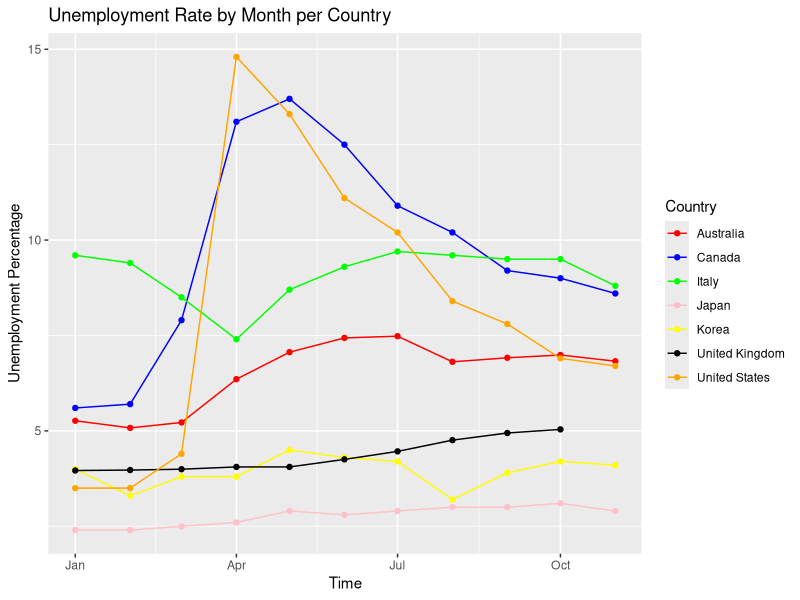
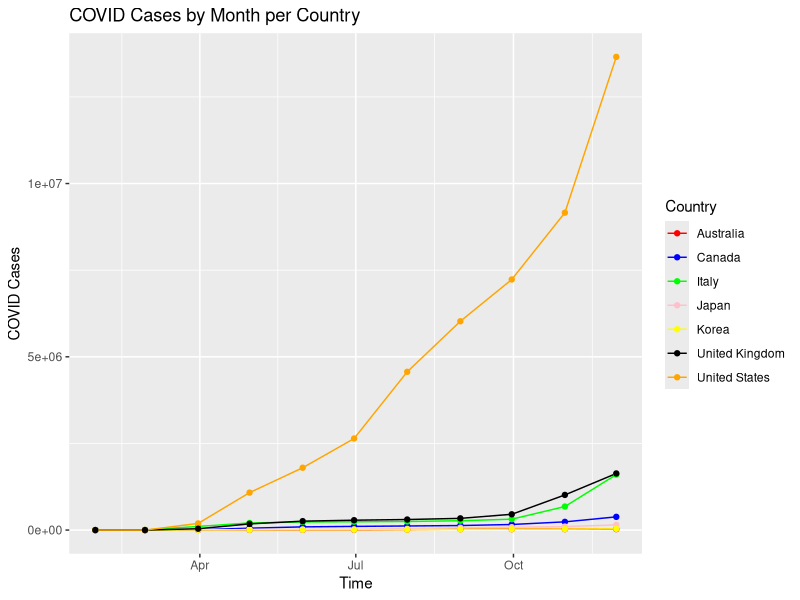
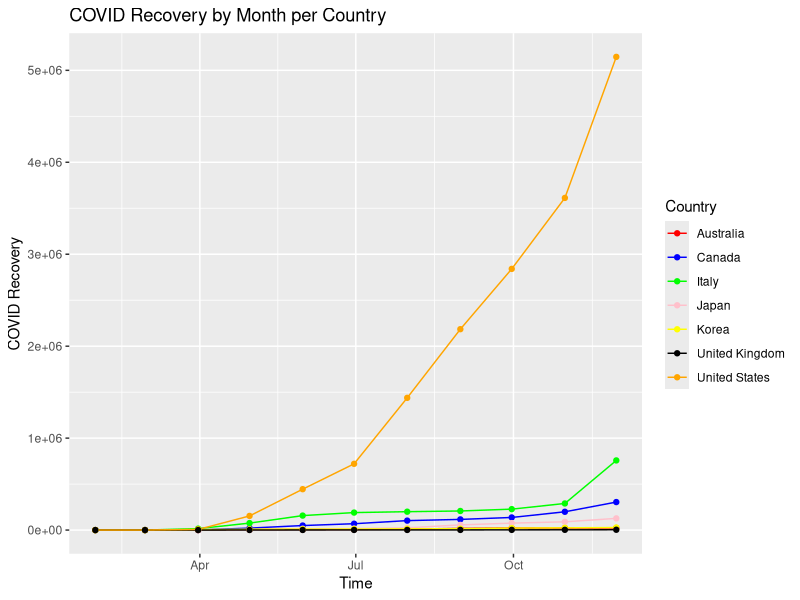
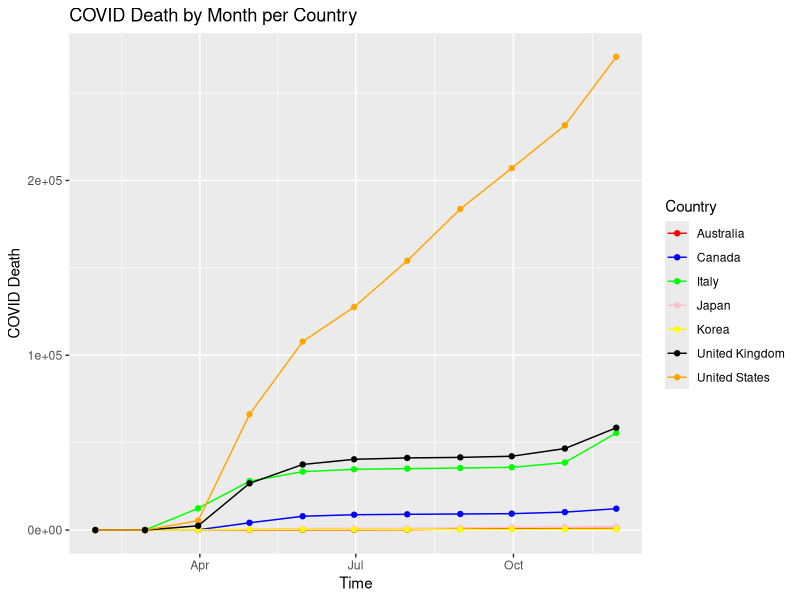

Here is the R script that generated these plots, in order: (Note: this script raises an error after producing the figures.)
## ---- chunk 1
knitr::opts_chunk$set(echo = FALSE)
## ---- chunk 2
library(ggplot2)
library(dplyr)
library(tidyr)
library(tidyverse)
library(R.utils)
#Covid data file, Columns broken into (Date, Country, Confirmed, Recovered, Deaths) 
covid.df <- read.csv(file="countries-aggregated_csv.csv")
covid.df$Country <- as.factor(covid.df$Country)

#Fixing the datasheet regarding unemployment values, only selecting (Country, Date, Percentage of Unemployed)
unemployment_all.df <- read.csv(file="Unemployment Rates_All Persons_2019M1-2020M12.csv")
unemployment.df <- unemployment_all.df[,c(2,4,9,17)]

#Setting Covid date and Unemployment date as a date-type field
library(readr)
covid.df$Date <- as.Date(covid.df$Date)
covid_Monthlytotal.df <- covid.df[covid.df$Date == "2020-01-31" | covid.df$Date == "2020-02-29" | covid.df$Date == "2020-03-31" | covid.df$Date == "2020-04-30" | covid.df$Date == "2020-05-31" | covid.df$Date == "2020-06-30" | covid.df$Date == "2020-07-31" | covid.df$Date == "2020-08-31" | covid.df$Date == "2020-09-30" | covid.df$Date == "2020-10-31" | covid.df$Date == "2020-11-30",]

covid_use.df <- covid_Monthlytotal.df[covid_Monthlytotal.df$Country == "Australia" | covid_Monthlytotal.df$Country == "Canada" | covid_Monthlytotal.df$Country == "Italy" | covid_Monthlytotal.df$Country == "Japan" | covid_Monthlytotal.df$Country == "Korea, South" | covid_Monthlytotal.df$Country == "United Kingdom" | covid_Monthlytotal.df$Country == "US",]

index_country <- c("Australia", "Canada","Italy","Japan", "Korea, South", "United Kingdom", "US")
values_country <- c("Australia", "Canada","Italy","Japan", "Korea", "United Kingdom","United States")
covid_use.df$Country <- values_country[match(trim(covid_use.df$Country),index_country)]

#We need to introduce a day of 01 to match R's date time format of YYYY-MM-DD
unemployment.df$TIME <- as.Date(paste(unemployment.df$TIME,"-01",sep=""))
unemployment_2020.df <- unemployment.df[unemployment.df$TIME >= "2020-01-01" & unemployment.df$TIME <= "2020-11-30",]
#We had male and female data, however we're trying to look at the data when it's consolidated
unemployment_2020_all.df <- unemployment_2020.df[unemployment_2020.df$Subject == "Unemployment rate (monthly), Total, All persons",]

#We will now clean up the dataset of unemployment only for the Countries we're looking at.
unemployment_2020_use.df <- unemployment_2020_all.df[unemployment_2020_all.df$Country == "Australia" | unemployment_2020_all.df$Country == "Canada" | unemployment_2020_all.df$Country == "Italy" | unemployment_2020_all.df$Country == "Japan" | unemployment_2020_all.df$Country == "Korea" | unemployment_2020_all.df$Country == "United Kingdom" | unemployment_2020_all.df$Country == "United States",]

index_covid <- c("2020-01-31","2020-02-29","2020-03-31","2020-04-30","2020-05-31","2020-06-30","2020-07-31","2020-08-31","2020-09-30","2020-10-31","2020-11-30")
index_unemployment <- c("2020-01-01","2020-02-01","2020-03-01","2020-04-01","2020-05-01","2020-06-01","2020-07-01","2020-08-01","2020-09-01","2020-10-01","2020-11-01")
values <- c("January", "February","March","April","May","June","July","August","September","October","November")
covid_use.df$Months <- values[match(trim(covid_use.df$Date),index_covid)]
unemployment_2020_use.df$Months <- values[match(trim(unemployment_2020_use.df$TIME),index_unemployment)]

merged_data_rough <- merge(covid_use.df,unemployment_2020_use.df, by = c("Months","Country"), all=TRUE)
merged_data <- merged_data_rough[complete.cases(merged_data_rough),]
## ---- chunk 3
ggplot(unemployment_2020_use.df, aes(x = unemployment_2020_use.df$TIME, y = unemployment_2020_use.df$Value, linetype = Country, color = Country))+ geom_line() + geom_point() + ylab("Unemployment Percentage") + xlab("Time") + ggtitle("Unemployment Rate by Month per Country") + scale_color_manual(values = c("red", "blue", "green", "pink", "yellow", "black","orange")) + scale_linetype_manual(values = c(1, 1, 1, 1, 1, 1, 1, 1))
## ---- chunk 4
ggplot(covid_use.df, aes(x = covid_use.df$Date, y = covid_use.df$Confirmed, linetype = Country, color = Country))+ geom_line() + geom_point() + ylab("COVID Cases") + xlab("Time") + ggtitle("COVID Cases by Month per Country") + scale_color_manual(values = c("red", "blue", "green", "pink", "yellow", "black","orange")) + scale_linetype_manual(values = c(1, 1, 1, 1, 1, 1, 1, 1))
## ---- chunk 5
ggplot(covid_use.df, aes(x = covid_use.df$Date, y = covid_use.df$Recovered, linetype = Country, color = Country))+ geom_line() + geom_point() + ylab("COVID Recovery") + xlab("Time") + ggtitle("COVID Recovery by Month per Country") + scale_color_manual(values = c("red", "blue", "green", "pink", "yellow", "black","orange")) + scale_linetype_manual(values = c(1, 1, 1, 1, 1, 1, 1, 1))
## ---- chunk 6
ggplot(covid_use.df, aes(x = covid_use.df$Date, y = covid_use.df$Death, linetype = Country, color = Country))+ geom_line() + geom_point() + ylab("COVID Death") + xlab("Time") + ggtitle("COVID Death by Month per Country") + scale_color_manual(values = c("red", "blue", "green", "pink", "yellow", "black","orange")) + scale_linetype_manual(values = c(1, 1, 1, 1, 1, 1, 1, 1))
## ---- chunk 7

Australia_Merged <- subset(merged_data, Country == "Australia")
Canada_Merged <- subset(merged_data, Country == "Canada")
Italy_Merged <- subset(merged_data, Country == "Italy")
Japan_Merged <- subset(merged_data, Country == "Japan")
Korea_Merged <- subset(merged_data, Country == "Korea")
UnitedKingdom_Merged <- subset(merged_data, Country == "United Kingdom")
UnitedStates_Merged <- subset(merged_data, Country == "US")

lm_Australia <- lm(Value ~ Confirmed, data = Australia_Merged)
lm_Australia

lm_all <- lm(Value ~ Confirmed, data = merged_data)
lm_all
## ---- chunk 8
merged_data$Country <- as.factor(merged_data$Country)
merged_data$TIME <- as.factor(merged_data$TIME)
b <- aov(merged_data$Value * merged_data$Confirmed ~ merged_data$Country + merged_data$TIME, data = merged_data)
anova(b)
TukeyHSD(b)
## ---- chunk 9
scatterplotMatrix(merged_data[,c(4:6,9)])
## ---- chunk 10
library(corrplot)

cmat <- cor(merged_data[,c(4:6,9)])
corrplot.mixed(cmat)
